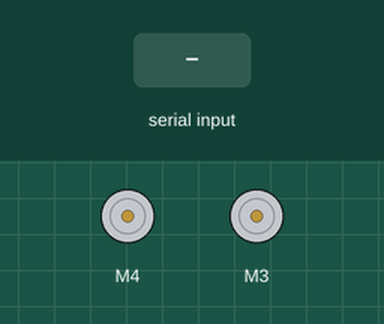
The sketch below on a simulated Arduino Uno, built with avr-gcc and run on an emulated ATmega328P. Shown: 2 × DC motor (green arrow = forward, orange = backward, longer = faster). The inputs (shaded band) are chosen by the test bench. What the sketch prints to the serial monitor is not drawn.

Above: at 1.2 s.
1.3 s: "90,45\n" received over Serial
At 2.1 s:
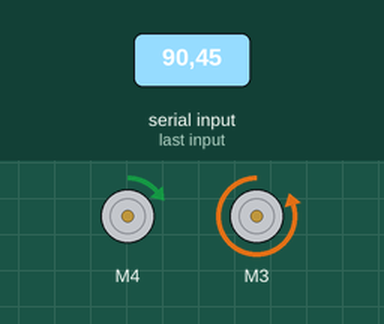
4.3 s: "5\n" received over Serial
At 5.5 s:
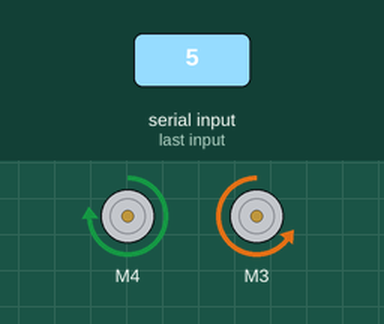
7.3 s: "30,150\n" received over Serial
At 7.9 s:
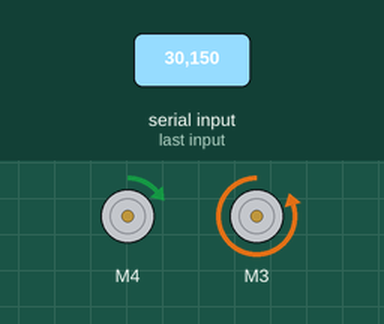
10.3 s: "90\n" received over Serial
At 12.9 s:
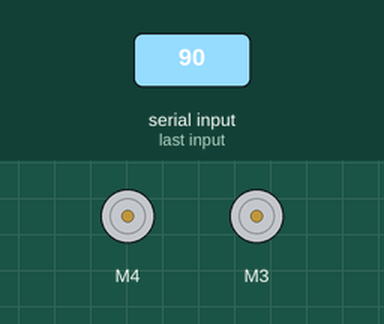
Timing chart, 0 to 14.3 s (numbered marks = the images above; inputs shaded):
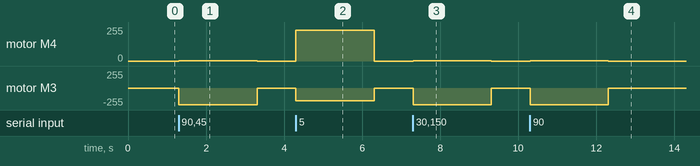

Measured:
- after the input at 1.3 s, motor M4: stopped → forward 1/255 at once, → stopped 2.0 s later; motor M3: stopped → backward 252/255 at once, → stopped 2.0 s later
- after the input at 4.3 s, motor M4: stopped → forward 230/255 at once, → stopped 2.0 s later; motor M3: stopped → backward 194/255 at once, → stopped 2.0 s later
- after the input at 7.3 s, motor M4: stopped → forward 1/255 at once, → stopped 2.0 s later; motor M3: stopped → backward 252/255 at once, → stopped 2.0 s later
- after the input at 10.3 s, motor M4: stopped → forward 1/255 at once, → stopped 2.0 s later; motor M3: stopped → backward 252/255 at once, → stopped 2.0 s later

The sketch:

arduino_control.ino
```cpp
#include <Wire.h>
#include <Adafruit_MotorShield.h>
#include "DifferentialDrive.h"

struct TargetPoint {
  float heading;
  float distance;
  bool exists;
  unsigned long time;
};

int left_motor_port = 4;
int right_motor_port = 3;
float wheel_radius = 0.065; // m
float wheel_base = 0.17; //m
float max_angular_velocity = 15.7; // from data sheet and estimation

Adafruit_MotorShield MotorShield = Adafruit_MotorShield(); //Initialize motor shield
Adafruit_DCMotor *left_motor = MotorShield.getMotor(left_motor_port);
Adafruit_DCMotor *right_motor = MotorShield.getMotor(right_motor_port);

DifferentialDrive drive = DifferentialDrive(left_motor, right_motor, wheel_base, wheel_radius, max_angular_velocity, 5); // Initialize helper class

TargetPoint target; //stores target info
unsigned long timeout = 500; //milis
unsigned long disconnect_timeout = 2000; // millis

// Start with just a P (for heading and distance) loop. will add I and D if needed.
float kP_heading = -2; // Values set through trial and error
float kP_distance = 13;

float search_lin_vel = 0.5; // m/sec

bool enabled = false;

void setup() {
  // put your setup code here, to run once:
  Serial.begin(9600);
  Serial.setTimeout(500);
  if (!MotorShield.begin()) { // Initialize motor shield
    Serial.println("could not initialize motor shield :(");
    while (1);
  }
  Serial.println("Succesfully connected to motor shield");
}

void loop() {
  get_target(); // Read any sent serial data from Pi
  // Serial.println(target.exists);
  if (!enabled) {
    // If we are disabled stop to ensure no motion. Also servse as a guard clause
    drive.stop();
    return;
  }
  if (target.exists) {
    chase_behavior(target);
  } else {
    search_behavior();
  }
  delay(5);
}


void chase_behavior(TargetPoint target) {
  //Behavior to run when there is a laser in sight
  float linear_velocity;
  float angular_velocity;
  angular_velocity = kP_heading*target.heading; //Calculate velocties to command with P loops
  linear_velocity = kP_distance*target.distance;
  // Serial.print("cmd_vel_ang: "); Serial.println(angular_velocity);
  // Serial.print("cmd_vel_lin: "); Serial.println(linear_velocity);
  drive.drive(linear_velocity, angular_velocity);
}


void search_behavior() {
  // Serial.println("Searching");
  // drive.drive(0, search_ang_vel);
  if (millis() % 2000 < 1000) {
    // alternate forward and reverse
    drive.drive(search_lin_vel, 0);
  } else {
    drive.drive(-search_lin_vel, 0);
  }
  return;
}


void get_target() {
  if (Serial.available() > 0) { //check if there is serial to be read.
    // Serial.println("Got message");
    String buffer = Serial.readStringUntil('\n'); //reads until we recive a new line. Times out after .5s
    // Serial.println(buffer);
    if (isDigit(buffer.charAt(0))) { //If we are getting a number this is a target point
      // Serial.print("number");
      enabled = true; //
      int comma_index = buffer.indexOf(',');
      String dist_str = buffer.substring(0, comma_index);
      String angle_str = buffer.substring(comma_index+1);
      target.heading = angle_str.toFloat();
      target.distance = dist_str.toFloat() / 1000.0; //dist provided in mm converted to m
      // Serial.print("heading: "); Serial.println(target.heading);
      // Serial.print("dist: "); Serial.println(target.distance);
      target.exists = true;
      target.time = millis();
    } else if ( buffer == "SHUTDOWN") { //Python program is stopping, stop arudino code
      drive.stop();
      enabled = false;
    } else if (buffer == "NONE") { //No target found
      Serial.println("NONE - " + String(millis() - target.time) + "ms since last pos");
      if ((millis() - target.time) > timeout) { //if it has been too long we forget about the last point
        // Serial.print("Timeout");
        target.exists = false;
      }
      if (!target.exists) { //If the target has already timed out and we are ideling update timestamp so we dont trigger disconect
        target.time = millis();
      }
    } else { // Handels any malformed messages
      target.exists = false;
    }

  } else if ((millis() - target.time) > disconnect_timeout) { //If it has been too long since we got a message assume Pi is dead
    if (enabled == true) enabled = false;
  }
}
```

DifferentialDrive.cpp
```cpp
#include <math.h>
#include "DifferentialDrive.h"

// This class represents a differential drive controller. It takes a refrence to a left and right motor, and several paramaters about the robot.
DifferentialDrive::DifferentialDrive(Adafruit_DCMotor *left_motor, Adafruit_DCMotor *right_motor, float wheel_base, float wheel_radius, float max_angular_vel, float angular_bias) {
  m_left_motor = left_motor;
  m_right_motor = right_motor;
  m_wheel_base = wheel_base;
  m_wheel_radius = wheel_radius;
  m_max_angular_vel = max_angular_vel;
  m_angular_bias = angular_bias;
}


void DifferentialDrive::run_motors(float left_speed, float right_speed) {
  // First convert speed values to values between 0 and 255
  int left_speed_val = floor(255 * left_speed/m_max_angular_vel);
  int right_speed_val = floor(255 * right_speed/m_max_angular_vel);
  // values can be passed in as negative or postive but we need them to be positive
  left_speed_val = abs(left_speed_val);
  right_speed_val = abs(right_speed_val);

  // The sign of the speed value for each motor sets the direction the motor should turn. + = forward; - = backwards; 0 = stop
  if (left_speed > 0) {
    m_left_motor->run(FORWARD);
  } else if (left_speed < 0) {
    m_left_motor->run(BACKWARD);
  } else {
    m_left_motor->run(RELEASE);
  }
  if (right_speed > 0) {
    m_right_motor->run(FORWARD);
  } else if (right_speed < 0) {
    m_right_motor->run(BACKWARD);
  } else {
    m_right_motor->run(RELEASE);
  }

  // makes sure the values are not out of bounds
  if (left_speed_val > 255) left_speed_val = 255;
  if (right_speed_val > 255) right_speed_val = 255;

  // Set the motor speeds using the base motor commands
  // Angular bias is a magic number used to help account for one motor being more powerful thanthe other.
  // It is added in this stage so we can have the most direct control over how it affects motor speeds.
  m_left_motor->setSpeed(left_speed_val+m_angular_bias/2);
  m_right_motor->setSpeed(right_speed_val-m_angular_bias/2);
}

// Function to stop the motors
void DifferentialDrive::stop() {
  run_motors(0, 0);
}


// Main public method. Takes in a linear and angular velocity and converts it to wheel angular velocities using the standard formula
void DifferentialDrive::drive(float forward_vel, float angular_vel) {
  float left_speed = 1/m_wheel_radius * (forward_vel - (angular_vel*m_wheel_base/2));
  float right_speed = 1/m_wheel_radius * (forward_vel + (angular_vel*m_wheel_base/2));
  // calls private internal method to convert angular velocity to PWM commands
  run_motors(left_speed, right_speed);
}
```

DifferentialDrive.h
```cpp
#ifndef DIFFDRIVE_H
#define DIFFDRIVE_H

#include <Adafruit_MotorShield.h>

class DifferentialDrive {
  private:
    Adafruit_DCMotor *m_left_motor;
    Adafruit_DCMotor *m_right_motor;

    void run_motors(float left_speed, float right_speed);

  public:
    float m_wheel_base;
    float m_wheel_radius;
    float m_max_angular_vel;
    float m_angular_bias;
    DifferentialDrive(Adafruit_DCMotor *left_motor, Adafruit_DCMotor *right_motor, float wheel_base, float wheel_radius, float max_angular_vel, float angular_bias);
    void stop();
    void drive(float forward_vel, float angular_vel);
};

#endif
```
